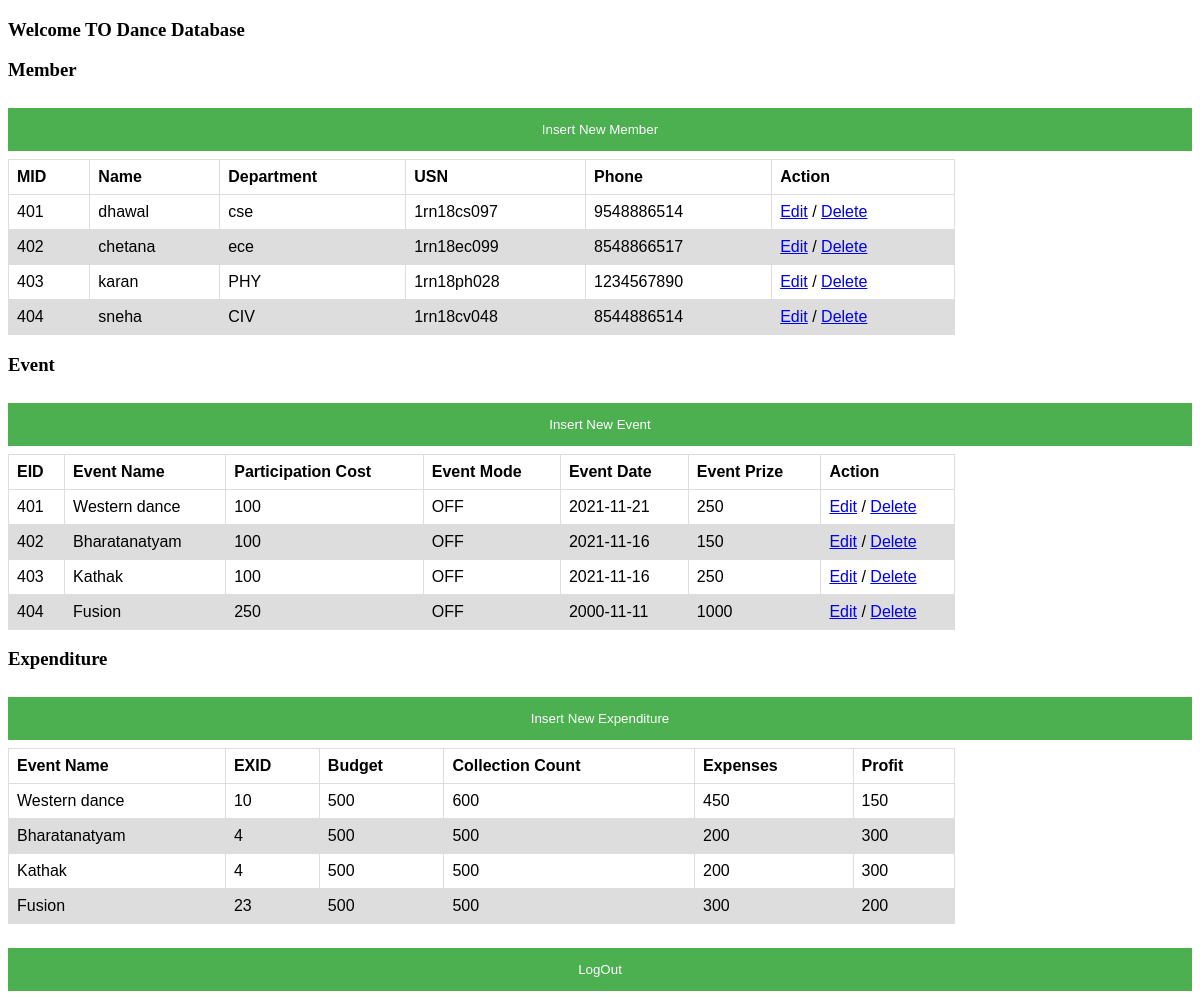
Page /Dance.php on the committed database.
### tables this page shows
CREATE TABLE `member` (
  `MID` int(11) NOT NULL,
  `NAME` varchar(128) DEFAULT NULL,
  `DEPARTMENT` varchar(128) DEFAULT NULL,
  `USN` varchar(128) DEFAULT NULL,
  `PHNO` varchar(128) DEFAULT NULL,
  `CID` int(11) DEFAULT NULL
);

CREATE TABLE `events` (
  `EID` int(11) NOT NULL,
  `EVENT_NAME` varchar(128) DEFAULT NULL,
  `PARTICIPATION_COST` varchar(128) DEFAULT NULL,
  `EVENT_MODE` varchar(128) DEFAULT NULL,
  `EVENT_DATE` date DEFAULT NULL,
  `EVENT_PRIZES` varchar(128) DEFAULT NULL,
  `CID` int(11) DEFAULT NULL,
  `LID` int(11) DEFAULT NULL,
  `EXID` int(11) DEFAULT NULL
);

CREATE TABLE `expenditure` (
  `EXID` int(11) NOT NULL,
  `BUDGET` int(11) DEFAULT NULL,
  `EXPENSES` int(11) DEFAULT NULL,
  `COLLECTION_COUNT` int(11) DEFAULT NULL,
  `PROFIT` int(11) DEFAULT NULL
);

### Dance.php (the view, shortened to what this page needs)
<?php
$m_dance = [];
$m_dance1 = [];
$m_dance2 = [];
	try
	{
	    $pdo = new PDO("mysql:host=localhost;dbname=project", "manasa", "2929");
	    $pdo->setAttribute(PDO::ATTR_ERRMODE, PDO::ERRMODE_EXCEPTION);
	    $all_dance = $pdo->query("SELECT m.MID,m.NAME,m.DEPARTMENT,m.USN,m.PHNO from member as m,club as c where m.CID=c.CID && c.CID=4");
			$all_dance1 = $pdo->query("SELECT e.EID,e.EVENT_NAME,e.PARTICIPATION_COST,e.EVENT_MODE,e.EVENT_DATE,
				e.EVENT_PRIZES from events as e,club as c where e.CID=c.CID && c.CID=4");
			$all_dance2 = $pdo->query("SELECT ex.EXID,e.EVENT_NAME,ex.BUDGET,ex.COLLECTION_COUNT,ex.EXPENSES,ex.PROFIT from expenditure as ex ,
				events as e where e.EXID=ex.EXID and E.CID=4");
		while ( $row = $all_dance->fetch(PDO::FETCH_OBJ) )
		{
		    $m_dance[] = $row;
		}
		while ( $row1 = $all_dance1->fetch(PDO::FETCH_OBJ) )
		{
				$m_dance1[] = $row1;
		}
		while ( $row2 = $all_dance2->fetch(PDO::FETCH_OBJ) )
		{
				$m_dance2[] = $row2;
		}
	}
	catch(PDOException $e)
	{
	    echo "Connection failed: " . $e->getMessage();
	    die();
	}
?>
<!DOCTYPE html>
<html>
	<head>
	<link rel="stylesheet" type="text/css" href="./stylesheets/style.css">
	</head>
  <body>
  <h3> Welcome TO Dance Database</h3>
  <div>
  <p>
		<h3>Member</h3>
			<button onclick="document.getElementById('id08').style.display='block'">Insert New Member</button>
    <table>
      <thead>
        <tr>
					<th>MID</th>
          <th>Name</th>
          <th>Department</th>
          <th>USN</th>
          <th>Phone</th>
          <th>Action</th>
        </tr>
      </thead>
      <tbody>
        <?php foreach($m_dance as $m_dan) : ?>
                      <tr>
												<td><?php echo $m_dan->MID; ?></td>
                        <td><?php echo $m_dan->NAME; ?></td>
            <td><?php echo $m_dan->DEPARTMENT; ?></td>
            <td><?php echo $m_dan->USN; ?></td>
            <td><?php echo $m_dan->PHNO; ?></td>
            <td><a href="./edit/edit_m.php?member_id=<?php echo $m_dan->MID; ?>">Edit</a> / <a href="./delete/delete_m.php?member_id=<?php echo $m_dan->MID; ?>">Delete</a>
            </td>
                      </tr>
                  <?php endforeach; ?>
      </tbody>
    </table>
  </p>
  </div>
	<div>
  <p>
		<h3>Event</h3>
			<button onclick="document.getElementById('id09').style.display='block'">Insert New Event</button>
    <table>
      <thead>
        <tr>
					<th>EID</th>
          <th>Event Name</th>
          <th>Participation Cost</th>
          <th>Event Mode</th>
          <th>Event Date</th>
					<th>Event Prize</th>
          <th>Action</th>
        </tr>
      </thead>
      <tbody>
        <?php foreach($m_dance1 as $m_dan1) :?>
                      <tr>
												<td><?php echo $m_dan1->EID; ?></td>
                        <td><?php echo $m_dan1->EVENT_NAME; ?></td>
            <td><?php echo $m_dan1->PARTICIPATION_COST; ?></td>
            <td><?php echo $m_dan1->EVENT_MODE; ?></td>
            <td><?php echo $m_dan1->EVENT_DATE; ?></td>
						<td><?php echo $m_dan1->EVENT_PRIZES; ?></td>
            <td><a href="./edit/edit_e.php?event_id=<?php echo $m_dan1->EID; ?>">Edit</a> / <a href="./delete/delete_e.php?event_id=<?php echo $m_dan1->EID; ?>">Delete</a>
            </td>
                      </tr>
                  <?php endforeach; ?>
      </tbody>
    </table>
  </p>
  </div>
	<div>
	<p>
		<h3>Expenditure</h3>
		<div>
		<button onclick="document.getElementById('id10').style.display='block'">Insert New Expenditure</button>
	</div>
		<table>
			<thead>
				<tr>
					<th>Event Name</th>
					<th>EXID</th>
					<th>Budget</th>
					<th>Collection Count</th>
					<th>Expenses</th>
					<th>Profit</th>
				</tr>
			</thead>
			<tbody>
				<?php foreach($m_dance2 as $m_dan2) :?>
											<tr>
												<td><?php echo $m_dan2->EVENT_NAME; ?></td>
												<td><?php echo $m_dan2->EXID; ?></td>
						<td><?php echo $m_dan2->BUDGET; ?></td>
						<td><?php echo $m_dan2->COLLECTION_COUNT; ?></td>
						<td><?php echo $m_dan2->EXPENSES; ?></td>
						<td><?php echo $m_dan2->PROFIT; ?></td>
											</tr>
									<?php endforeach; ?>
			</tbody>
		</table>
	</p>
	</div>
	<div>
		<form method="POST">
	<button type="submit" name="logout" >LogOut</button>
	</form>
	</div>
  </body>
  </html>

### stylesheets/style.css (style rules this page uses)
* { box-sizing: border-box; }
button { background-color: #4CAF50; color: white; padding: 14px 20px; margin: 8px 0; border: none; cursor: pointer; width: 100%; }
table { font-family: arial, sans-serif; border-collapse: collapse; width: 80%; }
td, th { border: 1px solid #dddddd; text-align: left; padding: 8px; }
tr:nth-child(even) { background-color: #dddddd; }

### rows in the picture
member: MID "401", NAME "dhawal", DEPARTMENT "cse", USN "1rn18cs097", PHNO "9548886514"
member: MID "402", NAME "chetana", DEPARTMENT "ece", USN "1rn18ec099", PHNO "8548866517"
member: MID "403", NAME "karan", DEPARTMENT "PHY", USN "1rn18ph028", PHNO "1234567890"
member: MID "404", NAME "sneha", DEPARTMENT "CIV", USN "1rn18cv048", PHNO "8544886514"
events: EID "401", EVENT_NAME "Western dance", PARTICIPATION_COST "100", EVENT_MODE "OFF", EVENT_DATE "2021-11-21", EVENT_PRIZES "250", EXID.EXID "10", EXID.BUDGET "500", EXID.COLLECTION_COUNT "600", EXID.EXPENSES "450", EXID.PROFIT "150"
events: EID "402", EVENT_NAME "Bharatanatyam", PARTICIPATION_COST "100", EVENT_MODE "OFF", EVENT_DATE "2021-11-16", EVENT_PRIZES "150", EXID.EXID "4", EXID.BUDGET "500", EXID.COLLECTION_COUNT "500", EXID.EXPENSES "200", EXID.PROFIT "300"
events: EID "403", EVENT_NAME "Kathak", PARTICIPATION_COST "100", EVENT_MODE "OFF", EVENT_DATE "2021-11-16", EVENT_PRIZES "250", EXID.EXID "4", EXID.BUDGET "500", EXID.COLLECTION_COUNT "500", EXID.EXPENSES "200", EXID.PROFIT "300"
events: EID "404", EVENT_NAME "Fusion", PARTICIPATION_COST "250", EVENT_MODE "OFF", EVENT_DATE "2000-11-11", EVENT_PRIZES "1000", EXID.EXID "23", EXID.BUDGET "500", EXID.COLLECTION_COUNT "500", EXID.EXPENSES "300", EXID.PROFIT "200"
